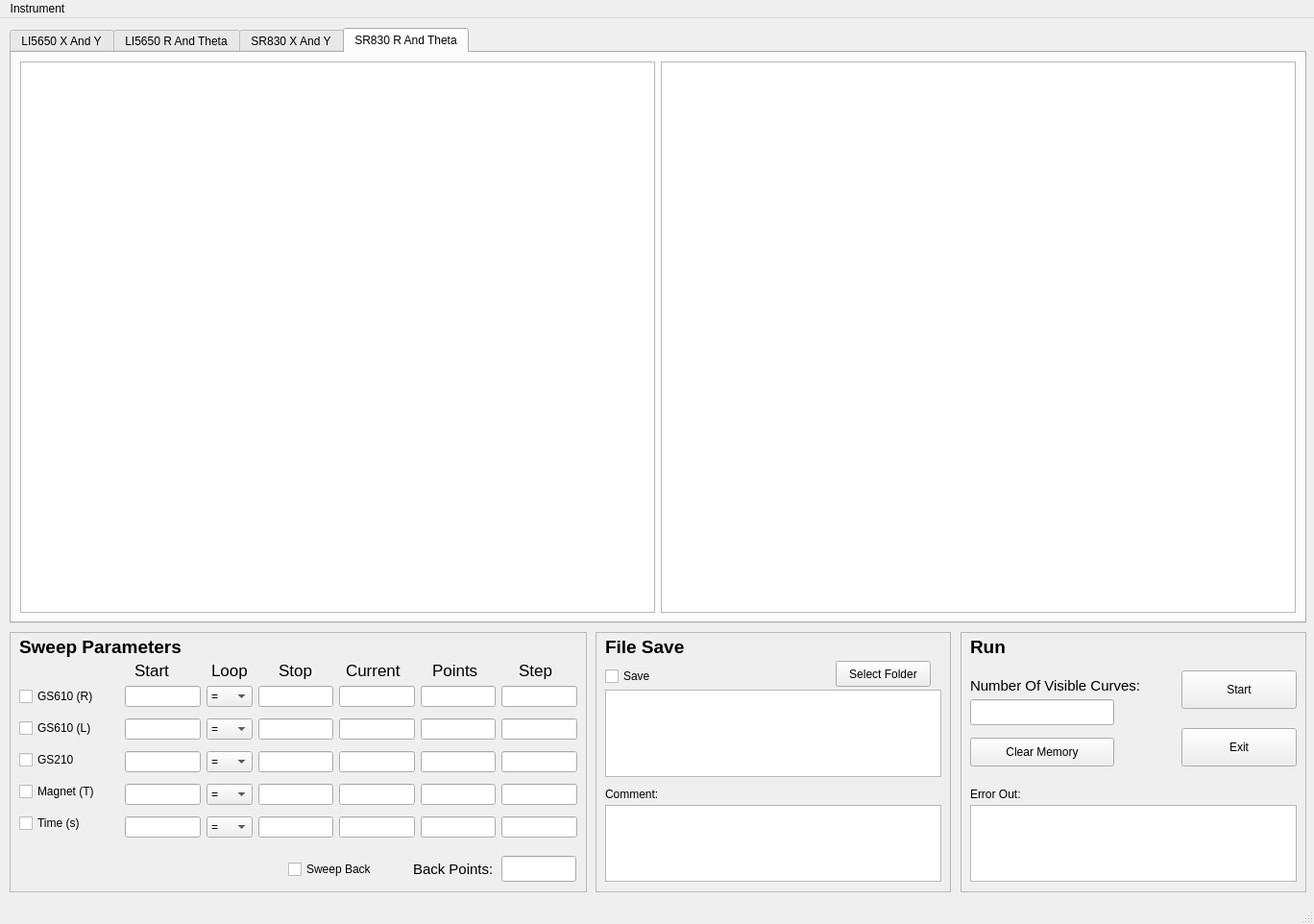
<?xml version="1.0" encoding="UTF-8"?>
<ui version="4.0">
 <class>MainWindow</class>
 <widget class="QMainWindow" name="MainWindow">
  <property name="geometry">
   <rect>
    <x>0</x>
    <y>0</y>
    <width>1368</width>
    <height>962</height>
   </rect>
  </property>
  <property name="windowTitle">
   <string>MainWindow</string>
  </property>
  <widget class="QWidget" name="centralwidget">
   <widget class="QFrame" name="sweepParameters_frame">
    <property name="geometry">
     <rect>
      <x>10</x>
      <y>639</y>
      <width>601</width>
      <height>271</height>
     </rect>
    </property>
    <property name="frameShape">
     <enum>QFrame::StyledPanel</enum>
    </property>
    <property name="frameShadow">
     <enum>QFrame::Raised</enum>
    </property>
    <widget class="QWidget" name="verticalLayoutWidget">
     <property name="geometry">
      <rect>
       <x>10</x>
       <y>50</y>
       <width>112</width>
       <height>171</height>
      </rect>
     </property>
     <layout class="QVBoxLayout" name="checkbox_verticalLayout">
      <item>
       <widget class="QCheckBox" name="gs610R_checkBox">
        <property name="text">
         <string>GS610 (R)</string>
        </property>
       </widget>
      </item>
      <item>
       <widget class="QCheckBox" name="gs610L_checkBox">
        <property name="text">
         <string>GS610 (L)</string>
        </property>
       </widget>
      </item>
      <item>
       <widget class="QCheckBox" name="gs210_checkBox">
        <property name="text">
         <string>GS210</string>
        </property>
       </widget>
      </item>
      <item>
       <widget class="QCheckBox" name="magnet_checkBox">
        <property name="text">
         <string>Magnet (T)</string>
        </property>
       </widget>
      </item>
      <item>
       <widget class="QCheckBox" name="time_checkBox">
        <property name="text">
         <string>Time (s)</string>
        </property>
       </widget>
      </item>
     </layout>
    </widget>
    <widget class="QWidget" name="gridLayoutWidget">
     <property name="geometry">
      <rect>
       <x>120</x>
       <y>50</y>
       <width>471</width>
       <height>171</height>
      </rect>
     </property>
     <layout class="QGridLayout" name="gridLayout">
      <item row="1" column="0">
       <layout class="QHBoxLayout" name="gs610RInput_horizontalLayout">
        <item>
         <widget class="QLineEdit" name="gs610RStart_lineEdit"/>
        </item>
        <item>
         <widget class="QComboBox" name="gs610RLoop_comboBox">
          <item>
           <property name="text">
            <string>=</string>
           </property>
          </item>
          <item>
           <property name="text">
            <string>1-&gt;</string>
           </property>
          </item>
          <item>
           <property name="text">
            <string>2-&gt;</string>
           </property>
          </item>
          <item>
           <property name="text">
            <string>3-&gt;</string>
           </property>
          </item>
          <item>
           <property name="text">
            <string>4-&gt;</string>
           </property>
          </item>
         </widget>
        </item>
        <item>
         <widget class="QLineEdit" name="gs610RStop_lineEdit"/>
        </item>
        <item>
         <widget class="QLineEdit" name="gs610RCurrent_lineEdit"/>
        </item>
        <item>
         <widget class="QLineEdit" name="gs610RPoints_lineEdit"/>
        </item>
        <item>
         <widget class="QLineEdit" name="gs610RStep_lineEdit"/>
        </item>
       </layout>
      </item>
      <item row="4" column="0">
       <layout class="QHBoxLayout" name="magnetInput_horizontalLayout">
        <item>
         <widget class="QLineEdit" name="magnetStart_lineEdit"/>
        </item>
        <item>
         <widget class="QComboBox" name="magnetLoop_comboBox">
          <item>
           <property name="text">
            <string>=</string>
           </property>
          </item>
          <item>
           <property name="text">
            <string>1-&gt;</string>
           </property>
          </item>
          <item>
           <property name="text">
            <string>2-&gt;</string>
           </property>
          </item>
          <item>
           <property name="text">
            <string>3-&gt;</string>
           </property>
          </item>
          <item>
           <property name="text">
            <string>4-&gt;</string>
           </property>
          </item>
         </widget>
        </item>
        <item>
         <widget class="QLineEdit" name="magnetStop_lineEdit"/>
        </item>
        <item>
         <widget class="QLineEdit" name="magnetCurrent_lineEdit"/>
        </item>
        <item>
         <widget class="QLineEdit" name="magnetPoints_lineEdit"/>
        </item>
        <item>
         <widget class="QLineEdit" name="magnetStep_lineEdit"/>
        </item>
       </layout>
      </item>
      <item row="3" column="0">
       <layout class="QHBoxLayout" name="gs210Input_horizontalLayout">
        <item>
         <widget class="QLineEdit" name="gs210Start_lineEdit"/>
        </item>
        <item>
         <widget class="QComboBox" name="gs210Loop_comboBox">
          <item>
           <property name="text">
            <string>=</string>
           </property>
          </item>
          <item>
           <property name="text">
            <string>1-&gt;</string>
           </property>
          </item>
          <item>
           <property name="text">
            <string>2-&gt;</string>
           </property>
          </item>
          <item>
           <property name="text">
            <string>3-&gt;</string>
           </property>
          </item>
          <item>
           <property name="text">
            <string>4-&gt;</string>
           </property>
          </item>
         </widget>
        </item>
        <item>
         <widget class="QLineEdit" name="gs210Stop_lineEdit"/>
        </item>
        <item>
         <widget class="QLineEdit" name="gs210Current_lineEdit"/>
        </item>
        <item>
         <widget class="QLineEdit" name="gs210Points_lineEdit"/>
        </item>
        <item>
         <widget class="QLineEdit" name="gs210Step_lineEdit"/>
        </item>
       </layout>
      </item>
      <item row="2" column="0">
       <layout class="QHBoxLayout" name="gs610LInput_horizontalLayout">
        <item>
         <widget class="QLineEdit" name="gs610LStart_lineEdit"/>
        </item>
        <item>
         <widget class="QComboBox" name="gs610LLoop_comboBox">
          <item>
           <property name="text">
            <string>=</string>
           </property>
          </item>
          <item>
           <property name="text">
            <string>1-&gt;</string>
           </property>
          </item>
          <item>
           <property name="text">
            <string>2-&gt;</string>
           </property>
          </item>
          <item>
           <property name="text">
            <string>3-&gt;</string>
           </property>
          </item>
          <item>
           <property name="text">
            <string>4-&gt;</string>
           </property>
          </item>
         </widget>
        </item>
        <item>
         <widget class="QLineEdit" name="gs610LStop_lineEdit"/>
        </item>
        <item>
         <widget class="QLineEdit" name="gs610LCurrent_lineEdit"/>
        </item>
        <item>
         <widget class="QLineEdit" name="gs610LPoints_lineEdit"/>
        </item>
        <item>
         <widget class="QLineEdit" name="gs610LStep_lineEdit"/>
        </item>
       </layout>
      </item>
      <item row="5" column="0">
       <layout class="QHBoxLayout" name="timeInput_horizontalLayout">
        <item>
         <widget class="QLineEdit" name="timeStart_lineEdit"/>
        </item>
        <item>
         <widget class="QComboBox" name="timeLoop_comboBox">
          <item>
           <property name="text">
            <string>=</string>
           </property>
          </item>
          <item>
           <property name="text">
            <string>1-&gt;</string>
           </property>
          </item>
          <item>
           <property name="text">
            <string>2-&gt;</string>
           </property>
          </item>
          <item>
           <property name="text">
            <string>3-&gt;</string>
           </property>
          </item>
          <item>
           <property name="text">
            <string>4-&gt;</string>
           </property>
          </item>
         </widget>
        </item>
        <item>
         <widget class="QLineEdit" name="timeStop_lineEdit"/>
        </item>
        <item>
         <widget class="QLineEdit" name="timeCurrent_lineEdit"/>
        </item>
        <item>
         <widget class="QLineEdit" name="timePoints_lineEdit"/>
        </item>
        <item>
         <widget class="QLineEdit" name="timeStep_lineEdit"/>
        </item>
       </layout>
      </item>
     </layout>
    </widget>
    <widget class="QLineEdit" name="backPoints_lineEdit">
     <property name="geometry">
      <rect>
       <x>512</x>
       <y>233</y>
       <width>78</width>
       <height>27</height>
      </rect>
     </property>
    </widget>
    <widget class="QLabel" name="backPoints_label">
     <property name="geometry">
      <rect>
       <x>420</x>
       <y>237</y>
       <width>90</width>
       <height>20</height>
      </rect>
     </property>
     <property name="font">
      <font>
       <pointsize>11</pointsize>
      </font>
     </property>
     <property name="text">
      <string>Back Points:</string>
     </property>
    </widget>
    <widget class="QCheckBox" name="sweepBack_checkBox">
     <property name="geometry">
      <rect>
       <x>290</x>
       <y>237</y>
       <width>121</width>
       <height>20</height>
      </rect>
     </property>
     <property name="text">
      <string>Sweep Back</string>
     </property>
    </widget>
    <widget class="QLabel" name="sweepStart_label">
     <property name="geometry">
      <rect>
       <x>130</x>
       <y>30</y>
       <width>51</width>
       <height>20</height>
      </rect>
     </property>
     <property name="font">
      <font>
       <pointsize>13</pointsize>
      </font>
     </property>
     <property name="text">
      <string>Start</string>
     </property>
    </widget>
    <widget class="QLabel" name="sweepCurrent_label">
     <property name="geometry">
      <rect>
       <x>350</x>
       <y>30</y>
       <width>71</width>
       <height>20</height>
      </rect>
     </property>
     <property name="font">
      <font>
       <pointsize>13</pointsize>
      </font>
     </property>
     <property name="text">
      <string>Current</string>
     </property>
    </widget>
    <widget class="QLabel" name="sweepPoints_label">
     <property name="geometry">
      <rect>
       <x>440</x>
       <y>30</y>
       <width>61</width>
       <height>20</height>
      </rect>
     </property>
     <property name="font">
      <font>
       <pointsize>13</pointsize>
      </font>
     </property>
     <property name="text">
      <string>Points</string>
     </property>
    </widget>
    <widget class="QLabel" name="sweepLoop_label">
     <property name="geometry">
      <rect>
       <x>210</x>
       <y>30</y>
       <width>51</width>
       <height>20</height>
      </rect>
     </property>
     <property name="font">
      <font>
       <pointsize>13</pointsize>
      </font>
     </property>
     <property name="text">
      <string>Loop</string>
     </property>
    </widget>
    <widget class="QLabel" name="sweepStop_label">
     <property name="geometry">
      <rect>
       <x>280</x>
       <y>30</y>
       <width>41</width>
       <height>20</height>
      </rect>
     </property>
     <property name="font">
      <font>
       <pointsize>13</pointsize>
      </font>
     </property>
     <property name="text">
      <string>Stop</string>
     </property>
    </widget>
    <widget class="QLabel" name="sweepStep_label">
     <property name="geometry">
      <rect>
       <x>530</x>
       <y>30</y>
       <width>41</width>
       <height>20</height>
      </rect>
     </property>
     <property name="font">
      <font>
       <pointsize>13</pointsize>
      </font>
     </property>
     <property name="text">
      <string>Step</string>
     </property>
    </widget>
    <widget class="QLabel" name="sweepLabel">
     <property name="geometry">
      <rect>
       <x>10</x>
       <y>0</y>
       <width>180</width>
       <height>30</height>
      </rect>
     </property>
     <property name="font">
      <font>
       <pointsize>14</pointsize>
       <weight>75</weight>
       <bold>true</bold>
      </font>
     </property>
     <property name="text">
      <string>Sweep Parameters</string>
     </property>
    </widget>
    <zorder>gridLayoutWidget</zorder>
    <zorder>backPoints_lineEdit</zorder>
    <zorder>backPoints_label</zorder>
    <zorder>sweepBack_checkBox</zorder>
    <zorder>sweepStart_label</zorder>
    <zorder>sweepCurrent_label</zorder>
    <zorder>sweepPoints_label</zorder>
    <zorder>sweepLoop_label</zorder>
    <zorder>sweepStop_label</zorder>
    <zorder>sweepStep_label</zorder>
    <zorder>sweepLabel</zorder>
    <zorder>verticalLayoutWidget</zorder>
   </widget>
   <widget class="QFrame" name="fileSave_frame">
    <property name="geometry">
     <rect>
      <x>620</x>
      <y>639</y>
      <width>370</width>
      <height>271</height>
     </rect>
    </property>
    <property name="frameShape">
     <enum>QFrame::StyledPanel</enum>
    </property>
    <property name="frameShadow">
     <enum>QFrame::Raised</enum>
    </property>
    <widget class="QTextEdit" name="folderPath_textEdit">
     <property name="geometry">
      <rect>
       <x>10</x>
       <y>60</y>
       <width>350</width>
       <height>91</height>
      </rect>
     </property>
    </widget>
    <widget class="QLabel" name="fileSave_label">
     <property name="geometry">
      <rect>
       <x>10</x>
       <y>0</y>
       <width>90</width>
       <height>30</height>
      </rect>
     </property>
     <property name="font">
      <font>
       <pointsize>14</pointsize>
       <weight>75</weight>
       <bold>true</bold>
      </font>
     </property>
     <property name="text">
      <string>File Save</string>
     </property>
    </widget>
    <widget class="QPushButton" name="selectFolder_pushButton">
     <property name="geometry">
      <rect>
       <x>250</x>
       <y>30</y>
       <width>99</width>
       <height>27</height>
      </rect>
     </property>
     <property name="text">
      <string>Select Folder</string>
     </property>
    </widget>
    <widget class="QCheckBox" name="save_checkBox">
     <property name="geometry">
      <rect>
       <x>10</x>
       <y>36</y>
       <width>97</width>
       <height>20</height>
      </rect>
     </property>
     <property name="text">
      <string>Save</string>
     </property>
    </widget>
    <widget class="QLabel" name="comment_label">
     <property name="geometry">
      <rect>
       <x>10</x>
       <y>160</y>
       <width>80</width>
       <height>17</height>
      </rect>
     </property>
     <property name="text">
      <string>Comment:</string>
     </property>
    </widget>
    <widget class="QTextEdit" name="comment_textEdit">
     <property name="geometry">
      <rect>
       <x>10</x>
       <y>180</y>
       <width>350</width>
       <height>80</height>
      </rect>
     </property>
    </widget>
   </widget>
   <widget class="QFrame" name="run_frame">
    <property name="geometry">
     <rect>
      <x>1000</x>
      <y>639</y>
      <width>360</width>
      <height>271</height>
     </rect>
    </property>
    <property name="frameShape">
     <enum>QFrame::StyledPanel</enum>
    </property>
    <property name="frameShadow">
     <enum>QFrame::Raised</enum>
    </property>
    <widget class="QTextEdit" name="errorOut_textEdit">
     <property name="geometry">
      <rect>
       <x>10</x>
       <y>180</y>
       <width>340</width>
       <height>80</height>
      </rect>
     </property>
    </widget>
    <widget class="QLabel" name="errorOut_label">
     <property name="geometry">
      <rect>
       <x>10</x>
       <y>160</y>
       <width>80</width>
       <height>17</height>
      </rect>
     </property>
     <property name="text">
      <string>Error Out:</string>
     </property>
    </widget>
    <widget class="QLineEdit" name="numberOfCurves_lineEdit">
     <property name="geometry">
      <rect>
       <x>10</x>
       <y>70</y>
       <width>150</width>
       <height>27</height>
      </rect>
     </property>
    </widget>
    <widget class="QPushButton" name="clearMemory_pushButton">
     <property name="geometry">
      <rect>
       <x>10</x>
       <y>110</y>
       <width>150</width>
       <height>30</height>
      </rect>
     </property>
     <property name="text">
      <string>Clear Memory</string>
     </property>
    </widget>
    <widget class="QPushButton" name="exit_pushButton">
     <property name="geometry">
      <rect>
       <x>230</x>
       <y>100</y>
       <width>120</width>
       <height>40</height>
      </rect>
     </property>
     <property name="text">
      <string>Exit</string>
     </property>
    </widget>
    <widget class="QPushButton" name="start_pushButton">
     <property name="geometry">
      <rect>
       <x>230</x>
       <y>40</y>
       <width>120</width>
       <height>40</height>
      </rect>
     </property>
     <property name="text">
      <string>Start</string>
     </property>
    </widget>
    <widget class="QLabel" name="run_label">
     <property name="geometry">
      <rect>
       <x>10</x>
       <y>0</y>
       <width>71</width>
       <height>30</height>
      </rect>
     </property>
     <property name="font">
      <font>
       <pointsize>14</pointsize>
       <weight>75</weight>
       <bold>true</bold>
      </font>
     </property>
     <property name="text">
      <string>Run</string>
     </property>
    </widget>
    <widget class="QLabel" name="numberOfCurves_label">
     <property name="geometry">
      <rect>
       <x>10</x>
       <y>40</y>
       <width>190</width>
       <height>31</height>
      </rect>
     </property>
     <property name="font">
      <font>
       <pointsize>11</pointsize>
      </font>
     </property>
     <property name="text">
      <string>Number Of Visible Curves:</string>
     </property>
    </widget>
   </widget>
   <widget class="QTabWidget" name="figures_tabWidget">
    <property name="geometry">
     <rect>
      <x>10</x>
      <y>10</y>
      <width>1350</width>
      <height>620</height>
     </rect>
    </property>
    <property name="cursor">
     <cursorShape>ArrowCursor</cursorShape>
    </property>
    <property name="whatsThis">
     <string/>
    </property>
    <property name="currentIndex">
     <number>3</number>
    </property>
    <widget class="QWidget" name="li5650">
     <attribute name="title">
      <string>LI5650 X And Y</string>
     </attribute>
     <layout class="QGridLayout" name="gridLayout_2">
      <item row="0" column="0">
       <widget class="PlotWidget" name="li5650X_figure"/>
      </item>
      <item row="0" column="1">
       <widget class="PlotWidget" name="li5650Y_figure"/>
      </item>
     </layout>
    </widget>
    <widget class="QWidget" name="tab_8">
     <attribute name="title">
      <string>LI5650 R And Theta</string>
     </attribute>
     <layout class="QGridLayout" name="gridLayout_5">
      <item row="0" column="0">
       <widget class="PlotWidget" name="li5650R_figure"/>
      </item>
      <item row="0" column="1">
       <widget class="PlotWidget" name="li5650Theta_figure"/>
      </item>
     </layout>
    </widget>
    <widget class="QWidget" name="tab_9">
     <attribute name="title">
      <string>SR830 X And Y</string>
     </attribute>
     <layout class="QGridLayout" name="gridLayout_6">
      <item row="0" column="0">
       <widget class="PlotWidget" name="sr830Y_figure"/>
      </item>
      <item row="0" column="1">
       <widget class="PlotWidget" name="sr830X_figure"/>
      </item>
     </layout>
    </widget>
    <widget class="QWidget" name="tab_10">
     <attribute name="title">
      <string>SR830 R And Theta</string>
     </attribute>
     <layout class="QGridLayout" name="gridLayout_7">
      <item row="0" column="0">
       <widget class="PlotWidget" name="sr830R_figure"/>
      </item>
      <item row="0" column="1">
       <widget class="PlotWidget" name="sr830Theta_figure"/>
      </item>
     </layout>
    </widget>
   </widget>
  </widget>
  <widget class="QMenuBar" name="menubar">
   <property name="geometry">
    <rect>
     <x>0</x>
     <y>0</y>
     <width>1368</width>
     <height>25</height>
    </rect>
   </property>
   <property name="defaultUp">
    <bool>false</bool>
   </property>
   <property name="nativeMenuBar">
    <bool>false</bool>
   </property>
   <widget class="QMenu" name="menuInstrument">
    <property name="title">
     <string>Instrument</string>
    </property>
    <addaction name="control_action"/>
    <addaction name="measure_action"/>
   </widget>
   <addaction name="menuInstrument"/>
  </widget>
  <widget class="QStatusBar" name="statusbar">
   <property name="enabled">
    <bool>true</bool>
   </property>
  </widget>
  <action name="actionConnect">
   <property name="text">
    <string>Connect</string>
   </property>
  </action>
  <action name="actionDisconnect">
   <property name="text">
    <string>Disconnect</string>
   </property>
  </action>
  <action name="actionSet_Up">
   <property name="text">
    <string>Set Up</string>
   </property>
  </action>
  <action name="actionConnect_2">
   <property name="text">
    <string>Connect</string>
   </property>
  </action>
  <action name="actionDisconnect_2">
   <property name="text">
    <string>Disconnect</string>
   </property>
  </action>
  <action name="actionSet_Up_2">
   <property name="text">
    <string>Set Up</string>
   </property>
  </action>
  <action name="actionConnect_3">
   <property name="text">
    <string>Connect</string>
   </property>
  </action>
  <action name="actionDisconnect_3">
   <property name="text">
    <string>Disconnect</string>
   </property>
  </action>
  <action name="control_action">
   <property name="text">
    <string>Control</string>
   </property>
  </action>
  <action name="measure_action">
   <property name="text">
    <string>Measure</string>
   </property>
  </action>
 </widget>
 <customwidgets>
  <customwidget>
   <class>PlotWidget</class>
   <extends>QGraphicsView</extends>
   <header>pyqtgraph</header>
  </customwidget>
 </customwidgets>
 <resources/>
 <connections/>
</ui>
